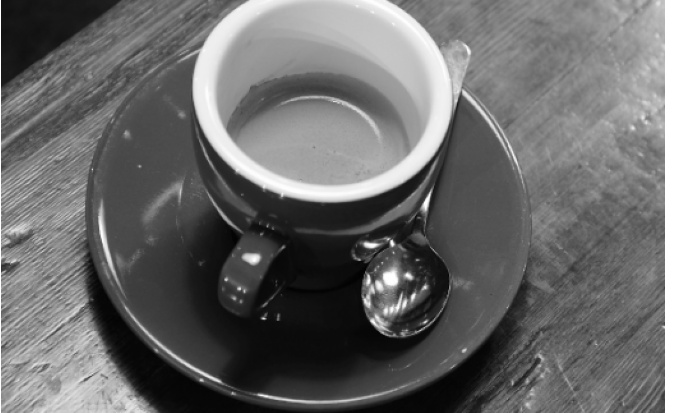
#> input picture Experiment_3_Edge_Detection/input.jpg, 687 x 413 px
$ python program.py   (older library calls are emulated)
#> lines starting #> are read from the running program, lines starting #| are printed output that depends on the picture
import cv2
import matplotlib.pyplot as plt

# Read the input image
image = cv2.imread("input.jpg")
#> image is the input picture: shape (413, 687, 3); min 0, max 255, mean 107.7

if image is None:
    print("Error: input.jpg not found.")
    exit()

# Convert image to grayscale
gray = cv2.cvtColor(image, cv2.COLOR_BGR2GRAY)

# Sobel Operator - X direction
sobel_x = cv2.Sobel(gray, cv2.CV_64F, 1, 0, ksize=3)
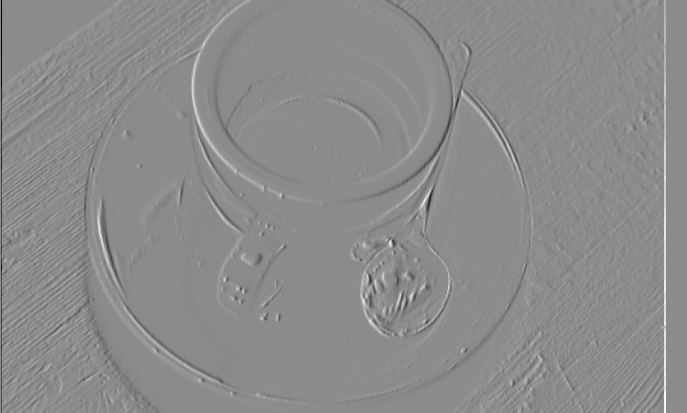
#> sobel_x: shape (413, 687) float64; min -951, max 782, mean 0.9; drawn with min black and max white

# Sobel Operator - Y direction
sobel_y = cv2.Sobel(gray, cv2.CV_64F, 0, 1, ksize=3)
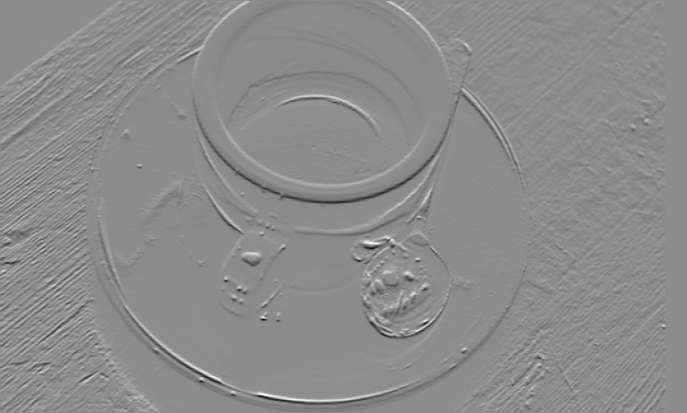
#> sobel_y: shape (413, 687) float64; min -713, max 587, mean -0.9; drawn with min black and max white

# Combine X and Y gradients
sobel = cv2.magnitude(sobel_x, sobel_y)
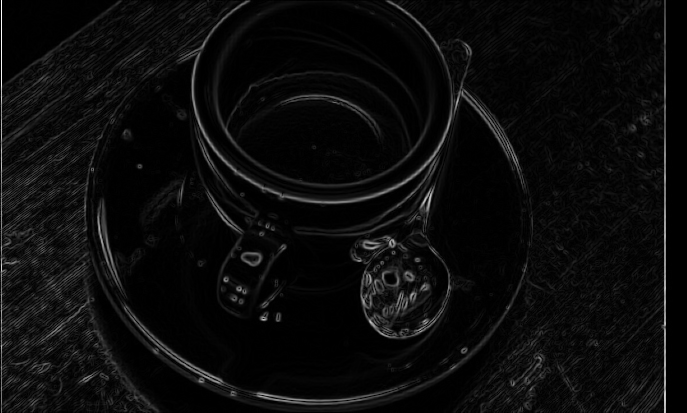
#> sobel: shape (413, 687) float64; min 0, max 951, mean 44.4; drawn with min black and max white
sobel = cv2.convertScaleAbs(sobel)
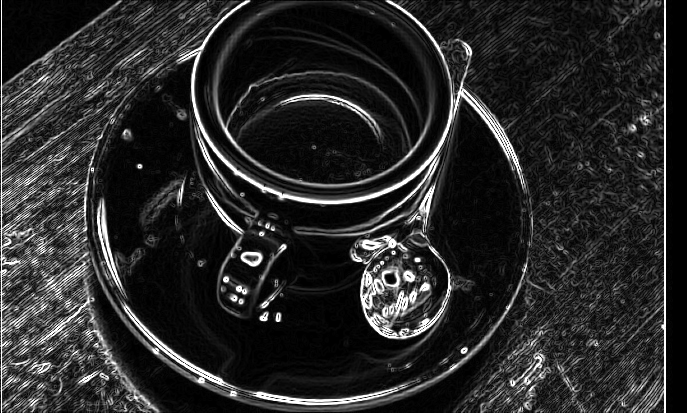
#> sobel: shape (413, 687); min 0, max 255, mean 41.1

# Laplacian Operator
laplacian = cv2.Laplacian(gray, cv2.CV_64F)
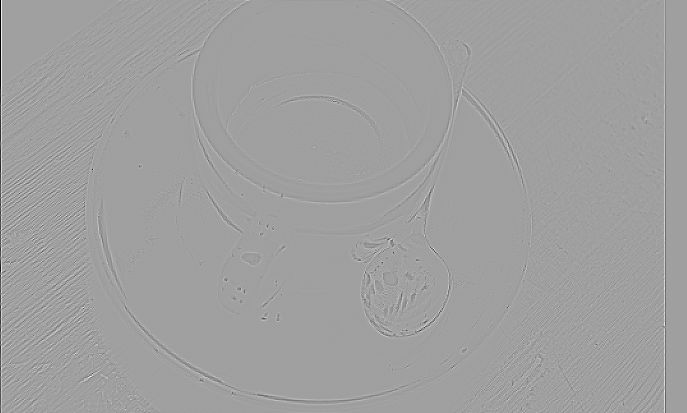
#> laplacian: shape (413, 687) float64; min -476, max 283, mean -0.2; drawn with min black and max white
laplacian = cv2.convertScaleAbs(laplacian)
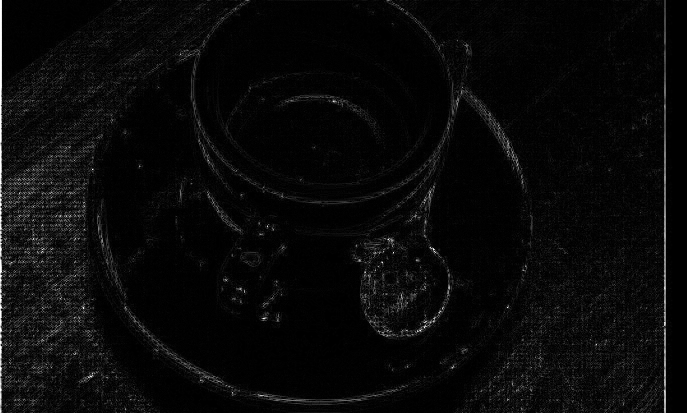
#> laplacian: shape (413, 687); min 0, max 255, mean 9.2

# Canny Edge Detector
canny = cv2.Canny(gray, 100, 200)
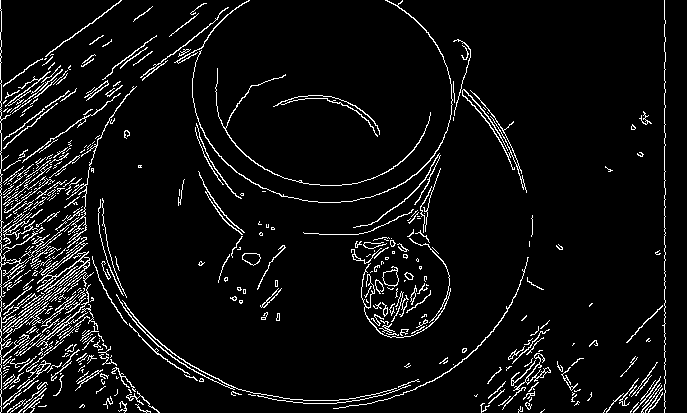
#> canny: shape (413, 687); 6.1% white in thin lines or dots

# Display results
plt.figure(figsize=(10, 7))

plt.subplot(2, 2, 1)
plt.imshow(gray, cmap="gray")
plt.title("Original Grayscale Image")
plt.axis("off")

plt.subplot(2, 2, 2)
plt.imshow(sobel, cmap="gray")
plt.title("Sobel Edge Detection")
plt.axis("off")

plt.subplot(2, 2, 3)
plt.imshow(laplacian, cmap="gray")
plt.title("Laplacian Edge Detection")
plt.axis("off")

plt.subplot(2, 2, 4)
plt.imshow(canny, cmap="gray")
plt.title("Canny Edge Detection")
plt.axis("off")

plt.tight_layout()
plt.savefig("output.png", dpi=150, bbox_inches="tight")
plt.show()
